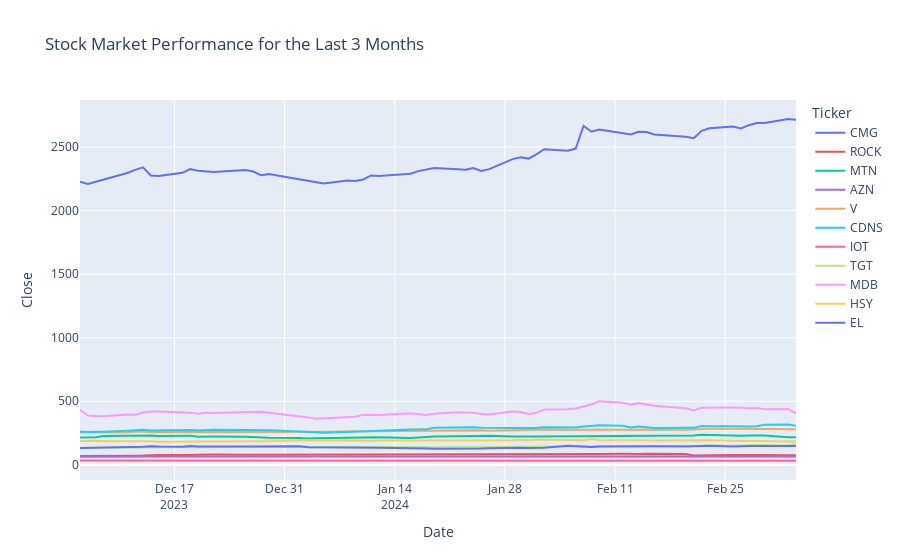

The code cell stored with this chart in its notebook:
### Code cell
fig = px.line(df, x='Date', 
              y='Close', 
              color='Ticker', 
              title="Stock Market Performance for the Last 3 Months")
fig.show()
